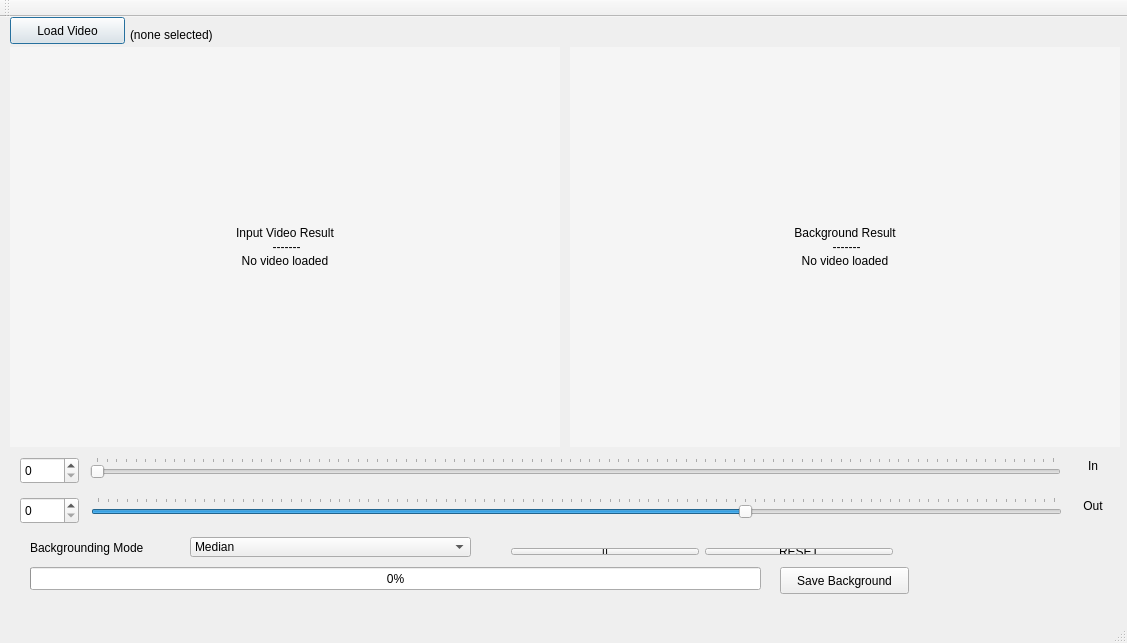
<?xml version="1.0" encoding="UTF-8"?>
<ui version="4.0">
 <class>Backgrounder</class>
 <widget class="QMainWindow" name="Backgrounder">
  <property name="geometry">
   <rect>
    <x>0</x>
    <y>0</y>
    <width>1127</width>
    <height>643</height>
   </rect>
  </property>
  <property name="windowTitle">
   <string>Backgrounder</string>
  </property>
  <property name="windowIcon">
   <iconset resource="Backgrounder.qrc">
    <normaloff>:/resources/res/backgrounder.png</normaloff>:/resources/res/backgrounder.png</iconset>
  </property>
  <widget class="QWidget" name="centralWidget">
   <widget class="QSlider" name="startframeSlider">
    <property name="geometry">
     <rect>
      <x>90</x>
      <y>440</y>
      <width>971</width>
      <height>22</height>
     </rect>
    </property>
    <property name="layoutDirection">
     <enum>Qt::LeftToRight</enum>
    </property>
    <property name="orientation">
     <enum>Qt::Horizontal</enum>
    </property>
    <property name="tickPosition">
     <enum>QSlider::TicksAbove</enum>
    </property>
   </widget>
   <widget class="QSlider" name="endframeSlider">
    <property name="geometry">
     <rect>
      <x>91</x>
      <y>480</y>
      <width>971</width>
      <height>22</height>
     </rect>
    </property>
    <property name="layoutDirection">
     <enum>Qt::LeftToRight</enum>
    </property>
    <property name="value">
     <number>67</number>
    </property>
    <property name="orientation">
     <enum>Qt::Horizontal</enum>
    </property>
    <property name="tickPosition">
     <enum>QSlider::TicksAbove</enum>
    </property>
   </widget>
   <widget class="QLabel" name="imageLabel">
    <property name="geometry">
     <rect>
      <x>10</x>
      <y>30</y>
      <width>550</width>
      <height>400</height>
     </rect>
    </property>
    <property name="sizePolicy">
     <sizepolicy hsizetype="MinimumExpanding" vsizetype="Preferred">
      <horstretch>0</horstretch>
      <verstretch>0</verstretch>
     </sizepolicy>
    </property>
    <property name="minimumSize">
     <size>
      <width>500</width>
      <height>400</height>
     </size>
    </property>
    <property name="autoFillBackground">
     <bool>false</bool>
    </property>
    <property name="styleSheet">
     <string notr="true">background-color: rgb(245, 245, 245);
border-color: rgb(54, 54, 54);
font: 14pt &quot;MS Shell Dlg 2&quot;;</string>
    </property>
    <property name="text">
     <string>Input Video Result 
 -------
No video loaded</string>
    </property>
    <property name="scaledContents">
     <bool>false</bool>
    </property>
    <property name="alignment">
     <set>Qt::AlignCenter</set>
    </property>
   </widget>
   <widget class="QLabel" name="imageLabel_processed">
    <property name="geometry">
     <rect>
      <x>570</x>
      <y>30</y>
      <width>550</width>
      <height>400</height>
     </rect>
    </property>
    <property name="sizePolicy">
     <sizepolicy hsizetype="MinimumExpanding" vsizetype="Preferred">
      <horstretch>0</horstretch>
      <verstretch>0</verstretch>
     </sizepolicy>
    </property>
    <property name="minimumSize">
     <size>
      <width>500</width>
      <height>400</height>
     </size>
    </property>
    <property name="autoFillBackground">
     <bool>false</bool>
    </property>
    <property name="styleSheet">
     <string notr="true">background-color: rgb(245, 245, 245);
border-color: rgb(54, 54, 54);
font: 14pt &quot;MS Shell Dlg 2&quot;;</string>
    </property>
    <property name="text">
     <string>Background Result 
 -------
No video loaded</string>
    </property>
    <property name="scaledContents">
     <bool>false</bool>
    </property>
    <property name="alignment">
     <set>Qt::AlignCenter</set>
    </property>
   </widget>
   <widget class="QWidget" name="layoutWidget">
    <property name="geometry">
     <rect>
      <x>500</x>
      <y>520</y>
      <width>404</width>
      <height>29</height>
     </rect>
    </property>
    <layout class="QHBoxLayout" name="playcontrolLayout">
     <item>
      <widget class="QPushButton" name="stopButton">
       <property name="text">
        <string>||</string>
       </property>
       <property name="checkable">
        <bool>true</bool>
       </property>
       <property name="checked">
        <bool>false</bool>
       </property>
      </widget>
     </item>
     <item>
      <widget class="QPushButton" name="resetButton">
       <property name="text">
        <string>RESET</string>
       </property>
      </widget>
     </item>
    </layout>
   </widget>
   <widget class="QComboBox" name="methodcomboBox">
    <property name="geometry">
     <rect>
      <x>190</x>
      <y>520</y>
      <width>281</width>
      <height>20</height>
     </rect>
    </property>
    <property name="currentIndex">
     <number>2</number>
    </property>
    <item>
     <property name="text">
      <string>Average</string>
     </property>
    </item>
    <item>
     <property name="text">
      <string>Mode</string>
     </property>
    </item>
    <item>
     <property name="text">
      <string>Median</string>
     </property>
    </item>
   </widget>
   <widget class="QLabel" name="label">
    <property name="geometry">
     <rect>
      <x>30</x>
      <y>520</y>
      <width>151</width>
      <height>21</height>
     </rect>
    </property>
    <property name="text">
     <string>Backgrounding Mode</string>
    </property>
   </widget>
   <widget class="QPushButton" name="loadVideoButton">
    <property name="geometry">
     <rect>
      <x>10</x>
      <y>0</y>
      <width>115</width>
      <height>27</height>
     </rect>
    </property>
    <property name="autoFillBackground">
     <bool>false</bool>
    </property>
    <property name="text">
     <string>Load Video</string>
    </property>
    <property name="autoDefault">
     <bool>false</bool>
    </property>
    <property name="default">
     <bool>true</bool>
    </property>
   </widget>
   <widget class="QLabel" name="videoFileLabel">
    <property name="geometry">
     <rect>
      <x>130</x>
      <y>10</y>
      <width>381</width>
      <height>16</height>
     </rect>
    </property>
    <property name="maximumSize">
     <size>
      <width>167772</width>
      <height>16777215</height>
     </size>
    </property>
    <property name="layoutDirection">
     <enum>Qt::LeftToRight</enum>
    </property>
    <property name="autoFillBackground">
     <bool>false</bool>
    </property>
    <property name="styleSheet">
     <string notr="true">font: 8pt &quot;Ubuntu Condensed&quot;;</string>
    </property>
    <property name="inputMethodHints">
     <set>Qt::ImhNone</set>
    </property>
    <property name="midLineWidth">
     <number>0</number>
    </property>
    <property name="text">
     <string>(none selected)</string>
    </property>
    <property name="scaledContents">
     <bool>false</bool>
    </property>
    <property name="wordWrap">
     <bool>false</bool>
    </property>
    <property name="margin">
     <number>0</number>
    </property>
   </widget>
   <widget class="QPushButton" name="saveBGButton">
    <property name="geometry">
     <rect>
      <x>780</x>
      <y>550</y>
      <width>129</width>
      <height>27</height>
     </rect>
    </property>
    <property name="sizePolicy">
     <sizepolicy hsizetype="Expanding" vsizetype="Expanding">
      <horstretch>0</horstretch>
      <verstretch>0</verstretch>
     </sizepolicy>
    </property>
    <property name="autoFillBackground">
     <bool>false</bool>
    </property>
    <property name="text">
     <string>Save Background</string>
    </property>
    <property name="checkable">
     <bool>false</bool>
    </property>
    <property name="checked">
     <bool>false</bool>
    </property>
    <property name="default">
     <bool>false</bool>
    </property>
    <property name="flat">
     <bool>false</bool>
    </property>
   </widget>
   <widget class="QProgressBar" name="progressBar">
    <property name="enabled">
     <bool>true</bool>
    </property>
    <property name="geometry">
     <rect>
      <x>30</x>
      <y>550</y>
      <width>731</width>
      <height>23</height>
     </rect>
    </property>
    <property name="value">
     <number>0</number>
    </property>
   </widget>
   <widget class="QSpinBox" name="inFramespinBox">
    <property name="geometry">
     <rect>
      <x>20</x>
      <y>440</y>
      <width>59</width>
      <height>27</height>
     </rect>
    </property>
   </widget>
   <widget class="QSpinBox" name="outFramespinBox">
    <property name="geometry">
     <rect>
      <x>20</x>
      <y>480</y>
      <width>59</width>
      <height>27</height>
     </rect>
    </property>
   </widget>
   <widget class="QLabel" name="label_2">
    <property name="geometry">
     <rect>
      <x>1060</x>
      <y>480</y>
      <width>66</width>
      <height>17</height>
     </rect>
    </property>
    <property name="text">
     <string>Out</string>
    </property>
    <property name="alignment">
     <set>Qt::AlignCenter</set>
    </property>
   </widget>
   <widget class="QLabel" name="label_3">
    <property name="geometry">
     <rect>
      <x>1060</x>
      <y>440</y>
      <width>66</width>
      <height>17</height>
     </rect>
    </property>
    <property name="text">
     <string>In</string>
    </property>
    <property name="alignment">
     <set>Qt::AlignCenter</set>
    </property>
   </widget>
  </widget>
  <widget class="QMenuBar" name="menuBar">
   <property name="geometry">
    <rect>
     <x>0</x>
     <y>0</y>
     <width>1127</width>
     <height>25</height>
    </rect>
   </property>
  </widget>
  <widget class="QToolBar" name="mainToolBar">
   <attribute name="toolBarArea">
    <enum>TopToolBarArea</enum>
   </attribute>
   <attribute name="toolBarBreak">
    <bool>false</bool>
   </attribute>
  </widget>
  <widget class="QStatusBar" name="statusBar"/>
 </widget>
 <layoutdefault spacing="6" margin="11"/>
 <resources>
  <include location="Backgrounder.qrc"/>
 </resources>
 <connections/>
</ui>
